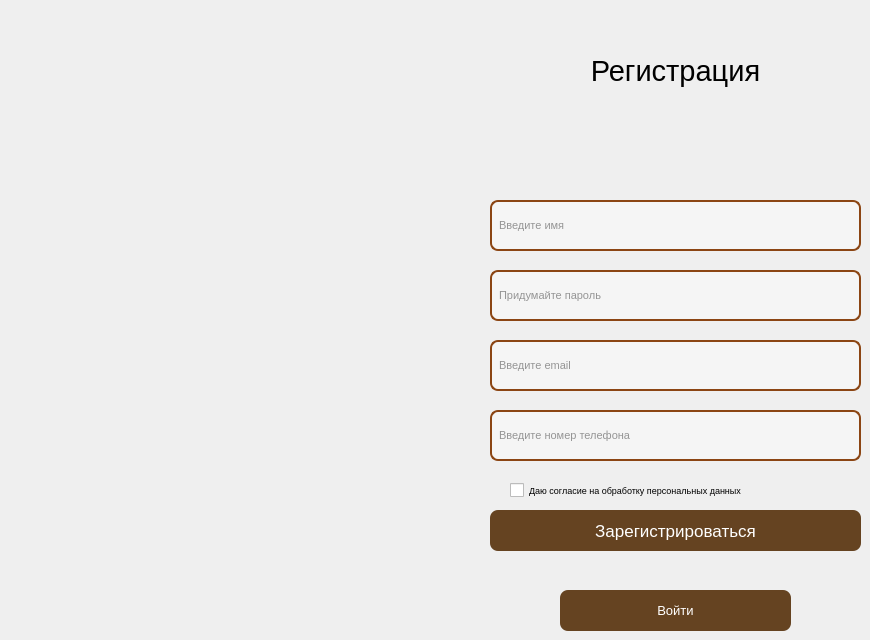
    <widget class="QWidget" name="pageSignUp">
     <widget class="QLineEdit" name="lineEdit_psw_2">
      <property name="enabled">
       <bool>true</bool>
      </property>
      <property name="geometry">
       <rect>
        <x>490</x>
        <y>270</y>
        <width>371</width>
        <height>51</height>
       </rect>
      </property>
      <property name="font">
       <font>
        <pointsize>8</pointsize>
       </font>
      </property>
      <property name="styleSheet">
       <string notr="true">QLineEdit {
    border: 2px solid #8B4513;
    border-radius: 8px;
    padding: 5px;
    background-color: #F5F5F5;
    color: #333333;
}

QLineEdit::placeholder {
    color: rgba(51, 51, 51, 0.5);
    font-style: italic;
}

QLineEdit:focus {
    border: 2px solid #A0522D;
    background-color: #FFFFFF;
}</string>
      </property>
      <property name="placeholderText">
       <string>Придумайте пароль</string>
      </property>
     </widget>
     <widget class="QLineEdit" name="lineEdit_phone_2">
      <property name="enabled">
       <bool>true</bool>
      </property>
      <property name="geometry">
       <rect>
        <x>490</x>
        <y>410</y>
        <width>371</width>
        <height>51</height>
       </rect>
      </property>
      <property name="font">
       <font>
        <pointsize>8</pointsize>
       </font>
      </property>
      <property name="styleSheet">
       <string notr="true">QLineEdit {
    border: 2px solid #8B4513;
    border-radius: 8px;
    padding: 5px;
    background-color: #F5F5F5;
    color: #333333;
}

QLineEdit::placeholder {
    color: rgba(51, 51, 51, 0.5);
    font-style: italic;
}

QLineEdit:focus {
    border: 2px solid #A0522D;
    background-color: #FFFFFF;
}</string>
      </property>
      <property name="placeholderText">
       <string>Введите номер телефона</string>
      </property>
     </widget>
     <widget class="QLineEdit" name="lineEdit_email">
      <property name="enabled">
       <bool>true</bool>
      </property>
      <property name="geometry">
       <rect>
        <x>490</x>
        <y>340</y>
        <width>371</width>
        <height>51</height>
       </rect>
      </property>
      <property name="font">
       <font>
        <pointsize>8</pointsize>
       </font>
      </property>
      <property name="styleSheet">
       <string notr="true">QLineEdit {
    border: 2px solid #8B4513;
    border-radius: 8px;
    padding: 5px;
    background-color: #F5F5F5;
    color: #333333;
}

QLineEdit::placeholder {
    color: rgba(51, 51, 51, 0.5);
    font-style: italic;
}

QLineEdit:focus {
    border: 2px solid #A0522D;
    background-color: #FFFFFF;
}</string>
      </property>
      <property name="placeholderText">
       <string>Введите email</string>
      </property>
     </widget>
     <widget class="QLabel" name="label_signup">
      <property name="geometry">
       <rect>
        <x>530</x>
        <y>30</y>
        <width>291</width>
        <height>81</height>
       </rect>
      </property>
      <property name="font">
       <font>
        <pointsize>22</pointsize>
       </font>
      </property>
      <property name="text">
       <string>Регистрация</string>
      </property>
      <property name="alignment">
       <set>Qt::AlignCenter</set>
      </property>
     </widget>
     <widget class="QLineEdit" name="lineEdit_name">
      <property name="enabled">
       <bool>true</bool>
      </property>
      <property name="geometry">
       <rect>
        <x>490</x>
        <y>200</y>
        <width>371</width>
        <height>51</height>
       </rect>
      </property>
      <property name="font">
       <font>
        <pointsize>8</pointsize>
       </font>
      </property>
      <property name="styleSheet">
       <string notr="true">QLineEdit {
    border: 2px solid #8B4513;
    border-radius: 8px;
    padding: 5px;
    background-color: #F5F5F5;
    color: #333333;
}

QLineEdit::placeholder {
    color: rgba(51, 51, 51, 0.5);
    font-style: italic;
}

QLineEdit:focus {
    border: 2px solid #A0522D;
    background-color: #FFFFFF;
}</string>
      </property>
      <property name="placeholderText">
       <string>Введите имя</string>
      </property>
     </widget>
     <widget class="QCheckBox" name="checkBox">
      <property name="geometry">
       <rect>
        <x>510</x>
        <y>480</y>
        <width>321</width>
        <height>21</height>
       </rect>
      </property>
      <property name="font">
       <font>
        <pointsize>7</pointsize>
        <weight>50</weight>
        <italic>false</italic>
        <bold>false</bold>
        <underline>false</underline>
        <strikeout>false</strikeout>
       </font>
      </property>
      <property name="tabletTracking">
       <bool>false</bool>
      </property>
      <property name="focusPolicy">
       <enum>Qt::StrongFocus</enum>
      </property>
      <property name="acceptDrops">
       <bool>false</bool>
      </property>
      <property name="layoutDirection">
       <enum>Qt::LeftToRight</enum>
      </property>
      <property name="text">
       <string>Даю согласие на обработку персональных данных</string>
      </property>
      <property name="checked">
       <bool>false</bool>
      </property>
      <property name="autoRepeat">
       <bool>false</bool>
      </property>
      <property name="autoExclusive">
       <bool>false</bool>
      </property>
      <property name="tristate">
       <bool>false</bool>
      </property>
     </widget>
     <widget class="QPushButton" name="btn_signup">
      <property name="geometry">
       <rect>
        <x>490</x>
        <y>510</y>
        <width>371</width>
        <height>41</height>
       </rect>
      </property>
      <property name="font">
       <font>
        <pointsize>13</pointsize>
       </font>
      </property>
      <property name="styleSheet">
       <string notr="true">QPushButton:enabled {
    background-color: #654321;
    color: white;
    border-radius: 8px;
}

QPushButton:disabled {
    background-color: rgba(160, 82, 45, 0.5);
    color: rgba(255, 255, 255, 0.5);
    border-radius: 8px;
}
</string>
      </property>
      <property name="text">
       <string>Зарегистрироваться</string>
      </property>
     </widget>
     <widget class="QPushButton" name="btn_signin_2">
      <property name="geometry">
       <rect>
        <x>560</x>
        <y>590</y>
        <width>231</width>
        <height>41</height>
       </rect>
      </property>
      <property name="font">
       <font>
        <pointsize>10</pointsize>
       </font>
      </property>
      <property name="styleSheet">
       <string notr="true">QPushButton:enabled {
    background-color: #654321;
    color: white;
    border-radius: 8px;
}

QPushButton:disabled {
    background-color: rgba(160, 82, 45, 0.5);
    color: rgba(255, 255, 255, 0.5);
    border-radius: 8px;
}
</string>
      </property>
      <property name="text">
       <string>Войти</string>
      </property>
     </widget>
    </widget>
